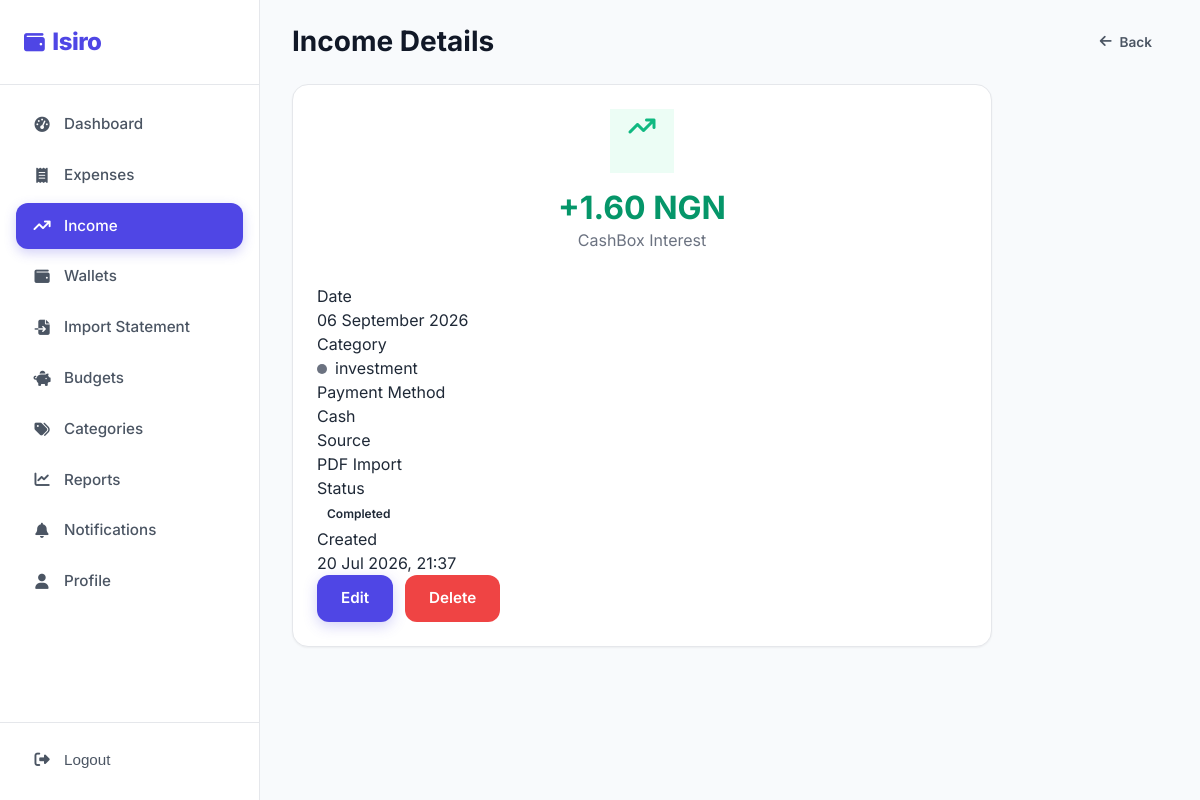
Screenshot of /income/60/ (signed in) with the database file from the repository.
### expenses/models.py (models this page shows, shortened)
class Expense(models.Model):
    class TransactionType(models.TextChoices):
        EXPENSE = "expense", "Expense"
        INCOME = "income", "Income"
    class Source(models.TextChoices):
        MANUAL = "manual", "Manual"
        PDF = "pdf", "PDF Import"
        CSV = "csv", "CSV Import"
        OCR = "ocr", "OCR Import"
    class PaymentMethod(models.TextChoices):
        CASH = "cash", "Cash"
        CARD = "card", "Card"
        BANK = "bank", "Bank Transfer"
        MOBILE = "mobile", "Mobile Money"
        OTHER = "other", "Other"
    class Status(models.TextChoices):
        PENDING = "pending", "Pending"
        COMPLETED = "completed", "Completed"
        FAILED = "failed", "Failed"
    user = models.ForeignKey(
        settings.AUTH_USER_MODEL,
        on_delete=models.CASCADE,
        related_name="expenses",
    )
    wallet = models.ForeignKey(
        Wallet,
        on_delete=models.CASCADE,
        related_name="expenses",
    )
    amount = models.DecimalField(max_digits=12, decimal_places=2)
    date = models.DateField()
    category = models.ForeignKey(
        Category, on_delete=models.SET_NULL, null=True, related_name="expenses",
    )
    description = models.CharField(max_length=255, blank=True)
    transaction_type = models.CharField(
        max_length=10, choices=TransactionType.choices, default=TransactionType.EXPENSE,
    )
    payment_method = models.CharField(
        max_length=10, choices=PaymentMethod.choices, default=PaymentMethod.CASH,
    )
    source = models.CharField(
        max_length=10, choices=Source.choices, default=Source.MANUAL,
    )
    attachment = models.FileField(
        upload_to="attachments/", blank=True, null=True)
    merchant_name = models.CharField(max_length=150, blank=True)
    location = models.CharField(max_length=255, blank=True)
    notes = models.TextField(blank=True)
    status = models.CharField(
        max_length=10, choices=Status.choices, default=Status.COMPLETED,
    )
    created_at = models.DateTimeField(auto_now_add=True)
    updated_at = models.DateTimeField(auto_now=True)
    class Meta:
        ordering = ["-date", "-created_at"]
        indexes = [
            models.Index(fields=["user", "date"]),
            models.Index(fields=["user", "transaction_type"]),
        ]

class Category(models.Model):
    name = models.CharField(max_length=80)
    icon = models.CharField(max_length=50, default="fa-tag")
    color = models.CharField(max_length=20, default="#6B7280")
    is_default = models.BooleanField(default=False)
    user = models.ForeignKey(
        settings.AUTH_USER_MODEL,
        on_delete=models.CASCADE,
        related_name="categories",
        null=True,
        blank=True,
    )
    created_at = models.DateTimeField(auto_now_add=True)
    class Meta:
        verbose_name_plural = "Categories"
        ordering = ["name"]
        constraints = [
            models.UniqueConstraint(
                fields=["name", "user"], name="unique_category_per_user",
            ),
        ]

### users/models.py (models this page shows, shortened)
class User(AbstractUser):
    username = None  # remove the username field; use email instead
    full_name = models.CharField(max_length=150, blank=True)
    email = models.EmailField(unique=True)
    profile_image = models.ImageField(
        upload_to="profile_images/",
        blank=True,
        null=True,
    )
    currency = models.CharField(max_length=10, default="USD")
    monthly_budget_preference = models.DecimalField(max_digits=12, decimal_places=2, default=0)
    theme_preference = models.CharField(max_length=10, default="light", choices=[("light", "Light"), ("dark", "Dark")])
    notify_expenses = models.BooleanField(default=True)
    notify_budgets = models.BooleanField(default=True)
    notify_imports = models.BooleanField(default=True)
    created_at = models.DateTimeField(auto_now_add=True)
    USERNAME_FIELD = "email"
    REQUIRED_FIELDS = ["full_name"]
    objects = UserManager()

### expenses/views_income.py (the view)
class IncomeDetailView(LoginRequiredMixin, View):
    login_url = "users:login"
    template_name = "income/income_detail.html"
    def get(self, request, pk):
        income = get_object_or_404(Expense, pk=pk, user=request.user, transaction_type=Expense.TransactionType.INCOME)
        return render(request, self.template_name, {"income": income, "currency": request.user.currency})

### templates/income/income_detail.html (shortened to what this page needs)
{% extends "base.html" %}
{% load static %}
{% block body_class %}app-page{% endblock %}
{% block content %}
<div class="app-layout">
    {% include "partials/sidebar.html" with active="income" %}
    <main class="main-content">
        <div class="topbar">
            <div style="display:flex; align-items:center; gap:16px;">
                <h1>Income Details</h1>
            </div>
            <div class="topbar-actions">
                <a href="{% url 'income:income_list' %}" class="btn btn-ghost btn-sm"><i class="fas fa-arrow-left"></i> Back</a>
            </div>
        </div>
        <div class="card" style="max-width:700px;">
            <div style="text-align:center; margin-bottom:32px;">
                <div class="stat-icon income" style="width:64px; height:64px; margin:0 auto 16px; font-size:1.5rem;"><i class="fas fa-arrow-trend-up"></i></div>
                <h2 style="color:var(--success-600);">+{{ income.amount|floatformat:2 }} {{ currency }}</h2>
                <p style="color:var(--gray-500);">{{ income.description|default:"Income entry" }}</p>
            </div>
            <div class="detail-grid">
                <div class="detail-item"><div class="label">Date</div><div class="value">{{ income.date|date:"d F Y" }}</div></div>
                <div class="detail-item"><div class="label">Category</div><div class="value">{% if income.category %}<span class="cat-dot" style="background:{{ income.category.color }};"></span>{{ income.category.name }}{% else %}—{% endif %}</div></div>
                <div class="detail-item"><div class="label">Payment Method</div><div class="value">{{ income.get_payment_method_display }}</div></div>
                <div class="detail-item"><div class="label">Source</div><div class="value">{{ income.get_source_display }}</div></div>
                <div class="detail-item"><div class="label">Status</div><div class="value"><span class="badge badge-success">{{ income.get_status_display }}</span></div></div>
                <div class="detail-item"><div class="label">Created</div><div class="value">{{ income.created_at|date:"d M Y, H:i" }}</div></div>
            </div>
            <div style="display:flex; gap:12px;">
                <a href="{% url 'expenses:edit' income.id %}" class="btn btn-primary"><span class="btn-text">Edit</span></a>
                <a href="{% url 'expenses:delete' income.id %}" class="btn btn-danger"><span class="btn-text">Delete</span></a>
            </div>
        </div>
    </main>
</div>
{% endblock %}

### static/css/style.css (style rules this page uses)
:root { --primary-50: #EEF2FF; --primary-100: #E0E7FF; --primary-200: #C7D2FE; --primary-300: #A5B4FC; --primary-400: #818CF8; --primary-500: #6366F1; --primary-600: #4F46E5; --primary-700: #4338CA; --primary-800: #3730A3; --success-50: #ECFDF5; --success-100: #D1FAE5; --success-500: #10B981; --success-600: #059669; --success-700: #047857; --danger-50: #FEF2F2; --danger-100: #FEE2E2; --danger-500: #EF4444; --danger-600: #DC2626; --danger-700: #B91C1C; --warning-50: #FFFBEB; --warning-100: #FEF3C7; --warning-500: #F59E0B; --warning-600: #D97706; --accent-500: #0EA5E9; --accent-600: #0284C7; --gray-50: #F9FAFB; --gray-100: #F3F4F6; --gray-200: #E5E7EB; --gray-300: #D1D5DB; --gray-400: #9CA3AF; --gray-500: #6B7280; --gray-600: #4B5563; --gray-700: #374151; --gray-800: #1F2937; --gray-900: #111827; --bg: #F8FAFC; --surface: #FFFFFF; --border: #E5E7EB; --shadow-sm: 0 1px 2px rgba(0,0,0,0.05); --shadow: 0 4px 12px rgba(0,0,0,0.07); --shadow-md: 0 8px 24px rgba(0,0,0,0.08); --shadow-lg: 0 16px 48px rgba(0,0,0,0.10); --r-sm: 8px; --r: 12px; --r-lg: 16px; --r-xl: 24px; --r-full: 9999px; --sp-1: 4px; --sp-2: 8px; --sp-3: 12px; --sp-4: 16px; --sp-5: 20px; --sp-6: 24px; --sp-8: 32px; --sp-10: 40px; --sp-12: 48px; --sp-16: 64px; --font: 'Inter', -apple-system, BlinkMacSystemFont, 'Segoe UI', sans-serif; }
*, *::before, *::after { box-sizing: border-box; margin: 0; padding: 0; }
html { scroll-behavior: smooth; }
body { font-family: var(--font); background: var(--bg); color: var(--gray-800); line-height: 1.5; -webkit-font-smoothing: antialiased; }
a { color: var(--primary-600); text-decoration: none; transition: color .2s; }
h1, h2, h3, h4 { line-height: 1.2; font-weight: 700; color: var(--gray-900); }
h1 { font-size: 2.5rem; }
h2 { font-size: 2rem; }
.btn { display: inline-flex; align-items: center; justify-content: center; gap: var(--sp-2); padding: 12px 24px; border: none; border-radius: var(--r); font-family: var(--font); font-size: 0.95rem; font-weight: 600; cursor: pointer; transition: all .2s ease; white-space: nowrap; position: relative; overflow: hidden; }
.btn-primary { background: var(--primary-600); color: #fff; box-shadow: 0 4px 14px rgba(79,70,229,0.25); }
.btn-ghost { background: transparent; color: var(--gray-600); }
.btn-danger { background: var(--danger-500); color: #fff; }
.btn-sm { padding: 8px 16px; font-size: 0.85rem; }
.card { background: var(--surface); border: 1px solid var(--border); border-radius: var(--r-lg); padding: var(--sp-6); box-shadow: var(--shadow-sm); transition: box-shadow .2s, transform .2s; }
.app-layout { display: flex; min-height: 100vh; }
.main-content { flex: 1; margin-left: 260px; padding: var(--sp-6) var(--sp-8); min-width: 0; }
.topbar { display: flex; align-items: center; justify-content: space-between; margin-bottom: var(--sp-6); }
.topbar h1 { font-size: 1.75rem; }
.topbar-actions { display: flex; gap: var(--sp-3); align-items: center; }
.stat-icon.income { background: var(--success-50); color: var(--success-500); }
.badge { display: inline-flex; align-items: center; gap: 4px; padding: 4px 10px; border-radius: var(--r-full); font-size: 0.75rem; font-weight: 600; }
.cat-dot { width: 10px; height: 10px; border-radius: 50%; display: inline-block; margin-right: 8px; }

### rows the page displays
Expense: amount "1.60", description "CashBox Interest", date "06 September 2026", category.name "investment", payment_method "Cash", source "PDF Import", status "Completed", created_at "20 Jul 2026, 21:37"
User: currency "NGN"
